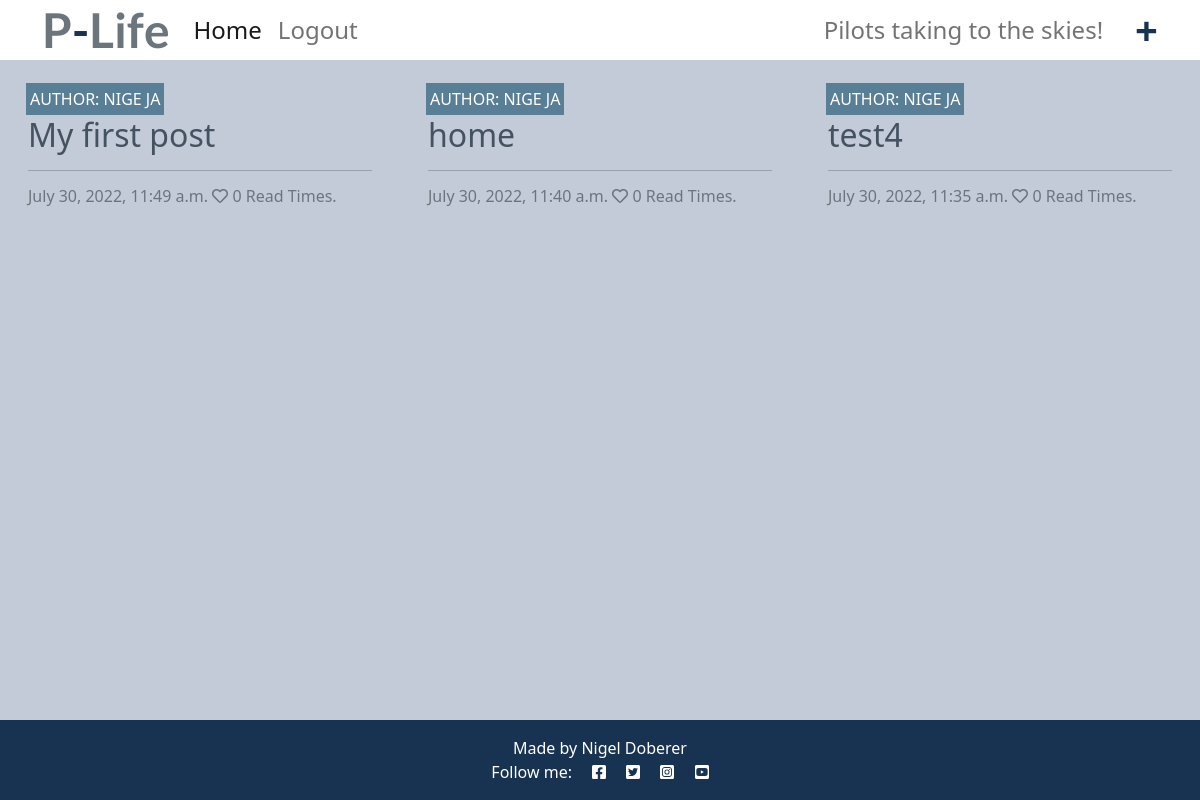
The app's page / (signed in) with its own data.
### forum/models.py (models this page shows, shortened)
class Post(models.Model):
    title = models.CharField(max_length=400, unique=True, blank=True)
    post_image = ResizedImageField(size=[50, 80], quality=100, upload_to="posts", default=None, null=True, blank=True)
    slug = models.SlugField(max_length=400, unique=True, blank=True)
    author = models.ForeignKey(
        Author, on_delete=models.CASCADE, related_name="blog_posts"
    )
    featured_image = CloudinaryField('image', default='placeholder')
    excerpt = models.TextField(blank=True)
    updated_on = models.DateTimeField(auto_now=True)
    content = HTMLField()
    categories = models.ManyToManyField(Category)
    created_on = models.DateTimeField(auto_now_add=True)
    approved = models.BooleanField(default=False)
    hit_count_generic = GenericRelation(
        HitCount, object_id_field='object_pk',
        related_query_name='hit_count_generic_relation'
    )
    tags = TaggableManager()
    status = models.IntegerField(choices=STATUS, default=0)
    likes = models.ManyToManyField(
        User, related_name='blogpost_like', blank=True)
    class Meta:
        ordering = ["-created_on"]
    def number_of_likes(self):
        return self.likes.count()

class Author(models.Model):
    user = models.ForeignKey(User, on_delete=models.CASCADE)
    fullname = models.CharField(max_length=40, blank=True)
    slug = slug = models.SlugField(max_length=400, unique=True, blank=True)
    bio = HTMLField()
    points = models.IntegerField(default=0)
    profile_pic = ResizedImageField(size=[50, 80], quality=100, upload_to="authors", default=None, null=True, blank=True)
    def __str__(self):
        return self.fullname

### forum/views.py (the view)
# urls.py: path("", views.PostList.as_view(), name="home"),
class PostList(generic.ListView):
    model = Post
    queryset = Post.objects.filter(status=1).order_by("-created_on")
    template_name = "index.html"
    paginate_by = 6

### templates/index.html (shortened to what this page needs)
{% extends "base.html" %}
{% block content %}
{% load hitcount_tags %}
<div class="container-fluid">
    <div class="row">
        <div class="col-12 mt-3 left">
            <div class="row">
                {% for post in post_list %}
                <div class="col-md-4">
                    <div class="card mb-4">
                        <div class="card-body">
                            <div class="image-container">
                                <div class="image-flash">
                                    <p class="author">Author: {{ post.author }}</p>
                                </div>
                            </div>
                            <a href="{% url 'post_detail' post.slug  %}" class="post-link">
                                <h2 class="card-title">{{ post.title }}</h2>
                            </a>
                            <hr />
                            <p class="card-text text-muted h6">{{ post.created_on}} <i class="far fa-heart"></i>
                                {{ post.number_of_likes }} Read {% get_hit_count for post %} Times.</p>
                        </div>
                    </div>
                </div>
                {% if forloop.counter|divisibleby:3 %}
            </div>
                {% endif %}
                {% endfor %}
        </div>
    </div>
</div>
{%endblock%}

### static/css/style.css (style rules this page uses)
body { background-color: #c4cbd8; }
.main-bg { background-color: #c4cbd8; }
.card { border: none; background-color: transparent; }
.image-container { position: relative; }
.image-flash { position: absolute; bottom: 5%; min-width: 30%; left: -2px; background-color: #597f97; }
.author { color: white; margin: 4px; text-transform: uppercase; }
.post-link { text-decoration: none; color: #445261; }

### records on screen
Post: author "NIGE JA", title "My first post", created_on "July 30, 2022, 11:49 a.m.", number_of_likes "0"
Post: author "NIGE JA", title "home", created_on "July 30, 2022, 11:40 a.m.", number_of_likes "0"
Post: author "NIGE JA", title "test4", created_on "July 30, 2022, 11:35 a.m.", number_of_likes "0"
